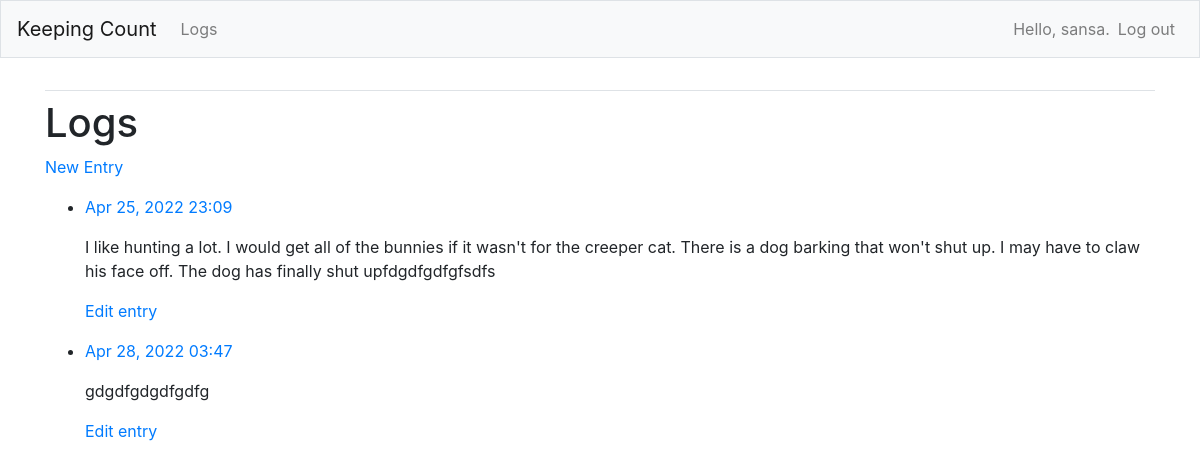
Page /logs/ (signed in) on the committed database.
### logs/models.py (models this page shows, shortened)
class Log(models.Model):
    text = models.TextField()
    date_added = models.DateTimeField(auto_now_add=True)
    date_updated = models.DateTimeField(auto_now=True)
    owner = models.ForeignKey(User, on_delete=models.CASCADE)
    objects = models.Manager()

### logs/views.py (the view)
# urls.py: path('', include('logs.urls')),
@login_required
def logs(request):
    user_logs = Log.objects.filter(owner=request.user).order_by('date_added')
    context = {'logs': user_logs}
    return render(request, 'logs/logs.html', context)

### logs/templates/logs/logs.html
{% extends "base.html" %}
{% block content %}
    <h1>Logs</h1>
    <p> <a href ="{% url 'logs:new_entry' %}">New Entry</a></p>
    <ul>
        {% for log in logs %}
            <li>
                <p><a href="{%url 'logs:log_entry' log.id %}">{{ log.date_added|date:'M d, Y H:i'}}</a> </p>
                <p>{{log.text|linebreaks }}</p>
                <p>
                    <a href="{% url 'logs:edit_entry' log.id%}">Edit entry</a>
                </p>
            </li>
        {% empty %}
            <li>No logs have been added yet.</li>
        {% endfor %}
    </ul>
{% endblock content %}

### keeping_count/templates/base.html (shortened to what this page needs)
{% load bootstrap4 %}
<!DOCTYPE html>
<html lang="en">
<head>
    {% bootstrap_css %}
</head>
<body>
    <nav class="navbar navbar-expand-md navbar-light bg-light mb-4 border">
        <a class="navbar-brand" href ="{% url 'home' %}">Keeping Count</a>
        <div class="collapse navbar-collapse" id="navbarCollapse">
            <ul class="navbar-nav mr-auto">
                {% if user.is_authenticated %}
                <li class="nav-item">
                    <a class="nav-link" href ="{% url 'logs:logs' %}">Logs</a>
                </li>
            </ul>
            <ul class="navbar-nav ml-auto">
                <li class="nav-item">
                    <span class="navbar-text">Hello, {{ user.username }}.</span>
                </li>
                <li class="nav-item">
                    <a class="nav-link" href="{% url 'users:logout' %}">Log out</a>
                </li>
                {% endif %}
            </ul>
        </div>
    </nav>
    <main role="main" class="container">
        <div class="pb-2 mb-2 border-bottom">
        </div>
        <div>
            {% block content %}{% endblock content %}
        </div>
    </main>
</body>
</html>

### rows in the picture
Log: date_added "Apr 25, 2022 23:09", text "I like hunting a lot. I would get all of the bunnies if it wasn't for the creeper cat. There is a dog barking that won't shut up. I may have to claw his face off. The dog has finally shut upfdgdfgdfgfsdfs"
Log: date_added "Apr 28, 2022 03:47", text "gdgdfgdgdfgdfg"

### other values in the picture
{{ user.username }} "sansa"
